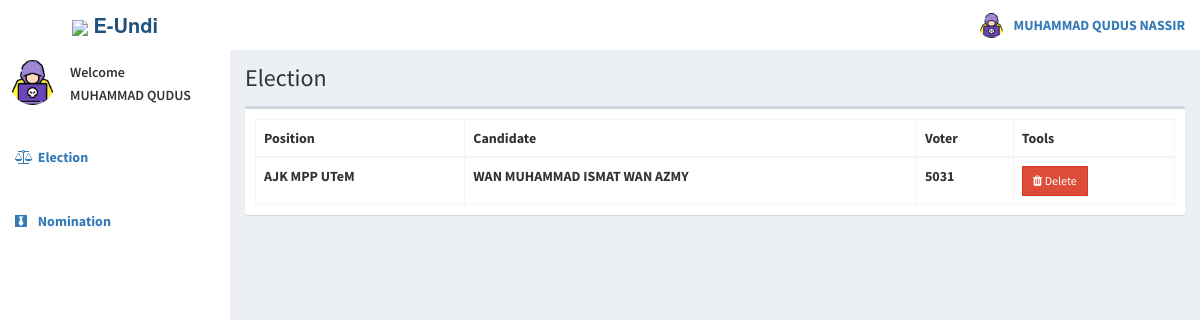
The app's page /voter/election.php (signed in) with its own data.
### tables this page shows
CREATE TABLE `voters` (
  `id` int(11) NOT NULL,
  `voters_id` varchar(15) DEFAULT NULL,
  `password` varchar(60) NOT NULL,
  `firstname` varchar(30) NOT NULL,
  `lastname` varchar(30) NOT NULL,
  `photo` varchar(150) NOT NULL,
  `status` varchar(25) NOT NULL,
  `phone` varchar(12) NOT NULL,
  `created_on` date NOT NULL,
  `logintime` time NOT NULL
);

CREATE TABLE `votes` (
  `id` int(11) NOT NULL,
  `voters_id` int(11) NOT NULL,
  `candidate_id` int(11) NOT NULL,
  `position_id` int(11) NOT NULL
);

CREATE TABLE `positions` (
  `id` int(11) NOT NULL,
  `created_by` int(5) NOT NULL,
  `description` varchar(50) NOT NULL,
  `max_vote` int(11) NOT NULL,
  `priority` int(11) NOT NULL,
  `status` varchar(11) NOT NULL,
  `nominationdate` datetime NOT NULL,
  `startdate` datetime NOT NULL,
  `enddate` datetime NOT NULL
);

CREATE TABLE `candidates` (
  `id` int(11) NOT NULL,
  `position_id` int(11) NOT NULL,
  `candidate_id` varchar(15) NOT NULL,
  `firstname` varchar(30) NOT NULL,
  `lastname` varchar(30) NOT NULL,
  `photo` varchar(150) NOT NULL,
  `platform` text NOT NULL,
  `status` varchar(25) NOT NULL
);

### voter/includes/session.php (called while the page is built, shortened)
<?php
	include 'includes/conn.php';
	if(isset($_SESSION['voter'])){
		$sql = "SELECT * FROM voters WHERE id = '".$_SESSION['voter']."'";
		$query = $conn->query($sql);
		$voter = $query->fetch_assoc();
	}
	elseif (!isset($_SESSION['superadmin']) || trim($_SESSION['superadmin']) == ''){
        header('location: index.php');
        $sql = "SELECT * FROM superadmin WHERE id = '".$_SESSION['superadmin']."'";
        $query = $conn->query($sql);
        $user = $query->fetch_assoc();
    }
	else{
		header('location: index.php');
		exit();
	}
?>

### voter/election.php (the view, shortened to what this page needs)
<?php include 'includes/session.php'; ?>
<body class="hold-transition skin-white sidebar-mini">
<div class="wrapper">
  <?php include 'includes/navbar.php'; ?>
  <?php include 'includes/menubar.php'; ?>
  <div class="content-wrapper">
    <section class="content-header">
      <h1>
        Election
      </h1>
    </section>
    <section class="content">
      <div class="row">
        <div class="col-xs-12">
          <div class="box">
            <div class="box-body">
              <table class="table table-bordered">
                <thead>
                  <th>Position</th>
                  <th>Candidate</th>
                  <th>Voter</th>
                  <th>Tools</th>
                </thead>
                <tbody>
                  <?php
                   $sql = "SELECT *, candidates.firstname AS canfirst, candidates.lastname AS canlast, voters.voters_id AS votid FROM votes LEFT JOIN positions ON positions.id=votes.position_id LEFT JOIN candidates ON candidates.id=votes.candidate_id LEFT JOIN voters ON voters.id=votes.voters_id ORDER BY voters.voters_id ASC";
                    $query = $conn->query($sql);
                    while($row = $query->fetch_assoc()){
                      echo "
                        <tr>
                          <td class='hidden'></td>
                          <td>".$row['description']."</td>
                          <td>".$row['canfirst'].' '.$row['canlast']."</td>
                          <td>".$row['votid']."</td>
                          <td>
                            <button class='btn btn-danger btn-sm delete btn-flat' data-id='".$row['votid']."'><i class='fa fa-trash'></i> Delete</button>
                          </td>
                        </tr>
                      ";
                    }
                  ?>
                </tbody>
              </table>
            </div>
          </div>
        </div>
      </div>
    </section>
  </div>
</div>
</body>
</html>

### voter/includes/navbar.php (shortened to what this page needs)
<header class="main-header">
    <a href="votingtest.php" class="logo">
        <span class="logo-lg"><img src="https://img.icons8.com/small/30/000000/elections.png"> <b> E-Undi </span>
    </a>
        <nav class="navbar navbar-static-top">
        <div class="navbar-custom-menu">
            <ul class="nav navbar-nav">
                <li class="dropdown user user-menu">
                    <a href="#" class="dropdown-toggle" data-toggle="dropdown">
                        <img src="<?php echo (!empty($voter['photo'])) ? '../images/'.$voter['photo'] : 'images/profile.jpg' ?>" class="user-image" alt="User Image">
                        <span class="hidden-xs"><?php echo $voter['firstname'].' '.$voter['lastname']; ?></span>
                    </a>
                </li>
            </ul>
        </div>
    </nav>
</header>

### voter/includes/menubar.php
<aside class="main-sidebar">
    <section class="sidebar">
        <div class="user-panel">
            <div class="pull-left image">
                <img src="<?php echo (!empty($voter['photo'])) ? '../images/'.$voter['photo'] : '../images/profile.jpg' ?>" class="img-circle" alt="User Image">
            </div>
            <div class="pull-left info">
                <p>Welcome</p>
                <p><?php echo $voter['firstname']; ?></p>
            </div>
        </div>
        <ul class="sidebar-menu" data-widget="tree">
            <li class="header"></li>
            <li class=""><a href="testmodal.php"><i class="fa fa-balance-scale"></i> <span>Election</span></a></li>
            <li class="header"></li>
            <li class=""><a href="candidates.php"><i class="fa fa-black-tie"></i> <span>Nomination</span></a></li>
        </ul>
    </section>
</aside>

### records on screen
voters: photo (picture), firstname "MUHAMMAD QUDUS", lastname "NASSIR"
votes: position.description "AJK MPP UTeM", candidate.firstname "WAN MUHAMMAD ISMAT", candidate.lastname "WAN AZMY", voters.voters_id "5031"
